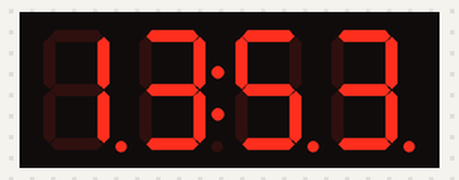
Recording of a sketch running on a simulated Arduino Uno, built with avr-gcc and run on an emulated ATmega328P. On the bench: 4-digit seven-segment display.

Above: at 0.1 s.
At 3.1 s:
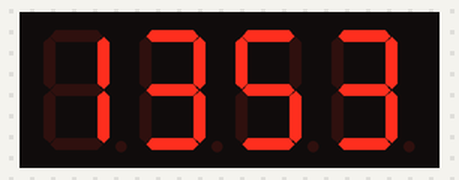
At 6.2 s:
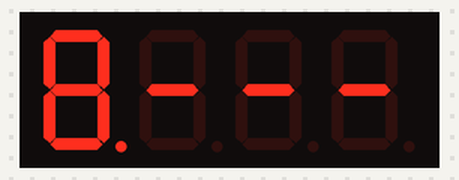

Measured:
- by itself, everything shown: repeats every 9.1 s, in 7 steps
- what the display in image 1 shows lasts 1.0 s, from 3.1 s to 4.1 s
- what the display in image 2 shows lasts 3.1 s, from 6.1 s to 9.2 s

The sketch:

relogio.ino
```cpp
#include <Arduino.h>
#include <TM1637Display.h>

// Module connection pins (Digital Pins)
#define CLK 2
#define DIO 3

// The amount of time (in milliseconds) between tests
#define TEST_DELAY   1000

TM1637Display display(CLK, DIO);

const uint8_t SEG_DONE[] = {
   0xff,  SEG_G, SEG_G, SEG_G
   };

void setup()
{


}

void loop()
{
  int k = 1353;

  uint8_t data[] = { 0xff, 0xff, 0xff, 0xff };
  uint8_t blank[] = { 0x00, 0x00, 0x00, 0x00 };
  display.setBrightness(0x03);

  display.showNumberDecEx(k, 0xff,  true);  // Expect: 0000
  delay(TEST_DELAY);
  display.showNumberDecEx(k, 0x00,  true);  // Expect: 0000
  delay(TEST_DELAY);
  display.showNumberDecEx(k, 0xff,  true);  // Expect: 0000
  delay(TEST_DELAY);
  display.showNumberDecEx(k, 0x00,  true);  // Expect: 0000
  delay(TEST_DELAY);
  display.showNumberDecEx(k, 0xff,  true);  // Expect: 0000
  delay(TEST_DELAY);
  display.showNumberDecEx(k, 0x00,  true);  // Expect: 0000
  delay(TEST_DELAY);
//  display.setSegments(blank);
   display.setSegments(SEG_DONE);
  delay(TEST_DELAY);
  delay(TEST_DELAY);

  delay(TEST_DELAY);


}
```
